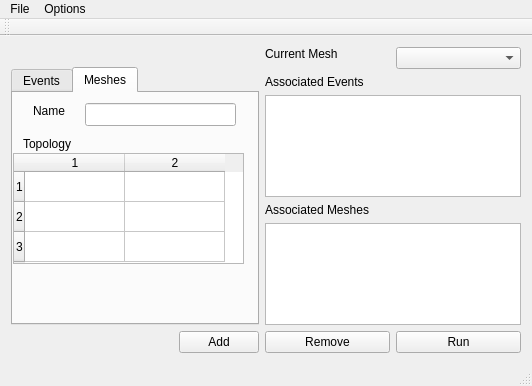
<?xml version="1.0" encoding="UTF-8"?>
<ui version="4.0">
 <class>MainWindow</class>
 <widget class="QMainWindow" name="MainWindow">
  <property name="geometry">
   <rect>
    <x>0</x>
    <y>0</y>
    <width>532</width>
    <height>386</height>
   </rect>
  </property>
  <property name="windowTitle">
   <string>MainWindow</string>
  </property>
  <widget class="QWidget" name="centralWidget">
   <layout class="QGridLayout" name="gridLayout">
    <item row="0" column="2">
     <widget class="QLabel" name="label_2">
      <property name="text">
       <string>Current Mesh</string>
      </property>
     </widget>
    </item>
    <item row="0" column="3" rowspan="2">
     <widget class="QComboBox" name="meshComboBox"/>
    </item>
    <item row="6" column="2">
     <widget class="QPushButton" name="pushButton">
      <property name="text">
       <string>Remove</string>
      </property>
     </widget>
    </item>
    <item row="2" column="2" colspan="2">
     <widget class="QLabel" name="label_3">
      <property name="text">
       <string>Associated Events</string>
      </property>
     </widget>
    </item>
    <item row="3" column="2" colspan="2">
     <widget class="QListWidget" name="EventList"/>
    </item>
    <item row="4" column="2" colspan="2">
     <widget class="QLabel" name="label_6">
      <property name="text">
       <string>Associated Meshes</string>
      </property>
     </widget>
    </item>
    <item row="5" column="2" colspan="2">
     <widget class="QListWidget" name="listWidget"/>
    </item>
    <item row="6" column="1">
     <widget class="QPushButton" name="pushButton_3">
      <property name="text">
       <string>Add</string>
      </property>
     </widget>
    </item>
    <item row="6" column="3">
     <widget class="QPushButton" name="pushButton_2">
      <property name="text">
       <string>Run</string>
      </property>
     </widget>
    </item>
    <item row="6" column="0">
     <spacer name="horizontalSpacer">
      <property name="orientation">
       <enum>Qt::Horizontal</enum>
      </property>
      <property name="sizeHint" stdset="0">
       <size>
        <width>40</width>
        <height>20</height>
       </size>
      </property>
     </spacer>
    </item>
    <item row="1" column="0" rowspan="5" colspan="2">
     <widget class="QTabWidget" name="tabWidget">
      <property name="currentIndex">
       <number>1</number>
      </property>
      <widget class="QWidget" name="tab">
       <attribute name="title">
        <string>Events</string>
       </attribute>
       <widget class="QTableWidget" name="tableWidget">
        <property name="geometry">
         <rect>
          <x>10</x>
          <y>50</y>
          <width>221</width>
          <height>191</height>
         </rect>
        </property>
        <property name="showGrid">
         <bool>true</bool>
        </property>
        <property name="cornerButtonEnabled">
         <bool>true</bool>
        </property>
        <property name="rowCount">
         <number>6</number>
        </property>
        <property name="columnCount">
         <number>2</number>
        </property>
        <attribute name="horizontalHeaderVisible">
         <bool>false</bool>
        </attribute>
        <attribute name="verticalHeaderVisible">
         <bool>false</bool>
        </attribute>
        <row/>
        <row/>
        <row/>
        <row/>
        <row/>
        <row/>
        <column/>
        <column/>
       </widget>
       <widget class="QComboBox" name="eventComboBox">
        <property name="geometry">
         <rect>
          <x>110</x>
          <y>10</y>
          <width>131</width>
          <height>23</height>
         </rect>
        </property>
       </widget>
       <widget class="QLabel" name="label">
        <property name="geometry">
         <rect>
          <x>10</x>
          <y>10</y>
          <width>80</width>
          <height>16</height>
         </rect>
        </property>
        <property name="text">
         <string>Select Event:</string>
        </property>
       </widget>
       <zorder>eventComboBox</zorder>
       <zorder>tableWidget</zorder>
       <zorder>label</zorder>
      </widget>
      <widget class="QWidget" name="tab_2">
       <attribute name="title">
        <string>Meshes</string>
       </attribute>
       <widget class="QTableWidget" name="tableWidget_mesh">
        <property name="geometry">
         <rect>
          <x>0</x>
          <y>60</y>
          <width>231</width>
          <height>111</height>
         </rect>
        </property>
        <property name="rowCount">
         <number>3</number>
        </property>
        <property name="columnCount">
         <number>2</number>
        </property>
        <row/>
        <row/>
        <row/>
        <column/>
        <column/>
       </widget>
       <widget class="QLabel" name="label_4">
        <property name="geometry">
         <rect>
          <x>10</x>
          <y>40</y>
          <width>101</width>
          <height>21</height>
         </rect>
        </property>
        <property name="text">
         <string>Topology</string>
        </property>
       </widget>
       <widget class="QLabel" name="label_5">
        <property name="geometry">
         <rect>
          <x>20</x>
          <y>10</y>
          <width>57</width>
          <height>15</height>
         </rect>
        </property>
        <property name="text">
         <string>Name</string>
        </property>
       </widget>
       <widget class="QLineEdit" name="lineEdit">
        <property name="geometry">
         <rect>
          <x>72</x>
          <y>10</y>
          <width>151</width>
          <height>23</height>
         </rect>
        </property>
       </widget>
      </widget>
     </widget>
    </item>
   </layout>
  </widget>
  <widget class="QToolBar" name="mainToolBar">
   <attribute name="toolBarArea">
    <enum>TopToolBarArea</enum>
   </attribute>
   <attribute name="toolBarBreak">
    <bool>false</bool>
   </attribute>
  </widget>
  <widget class="QStatusBar" name="statusBar"/>
  <widget class="QMenuBar" name="menuBar">
   <property name="geometry">
    <rect>
     <x>0</x>
     <y>0</y>
     <width>532</width>
     <height>25</height>
    </rect>
   </property>
   <widget class="QMenu" name="menuUberGUI">
    <property name="title">
     <string>File</string>
    </property>
    <addaction name="separator"/>
    <addaction name="action_Exit"/>
   </widget>
   <widget class="QMenu" name="menuOptions">
    <property name="title">
     <string>Options</string>
    </property>
   </widget>
   <addaction name="menuUberGUI"/>
   <addaction name="menuOptions"/>
  </widget>
  <action name="action_Exit">
   <property name="text">
    <string>Exit</string>
   </property>
  </action>
 </widget>
 <layoutdefault spacing="6" margin="11"/>
 <resources/>
 <connections/>
</ui>
